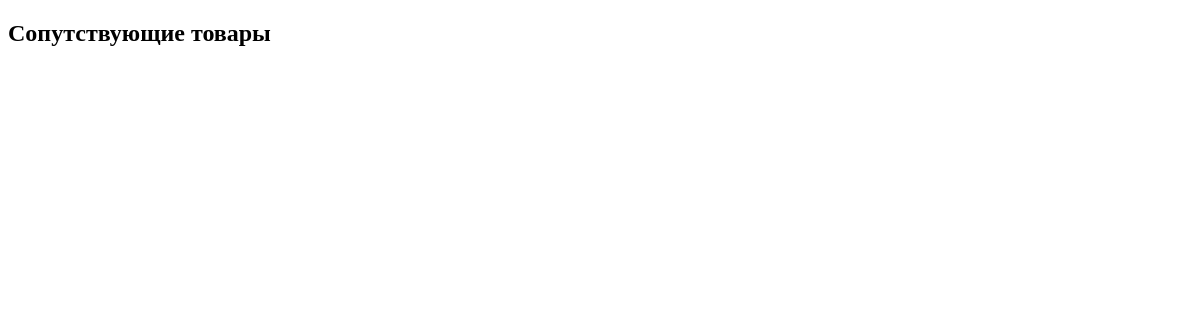
Page /esg.by/catalog/santeh8 on the earlier database version.
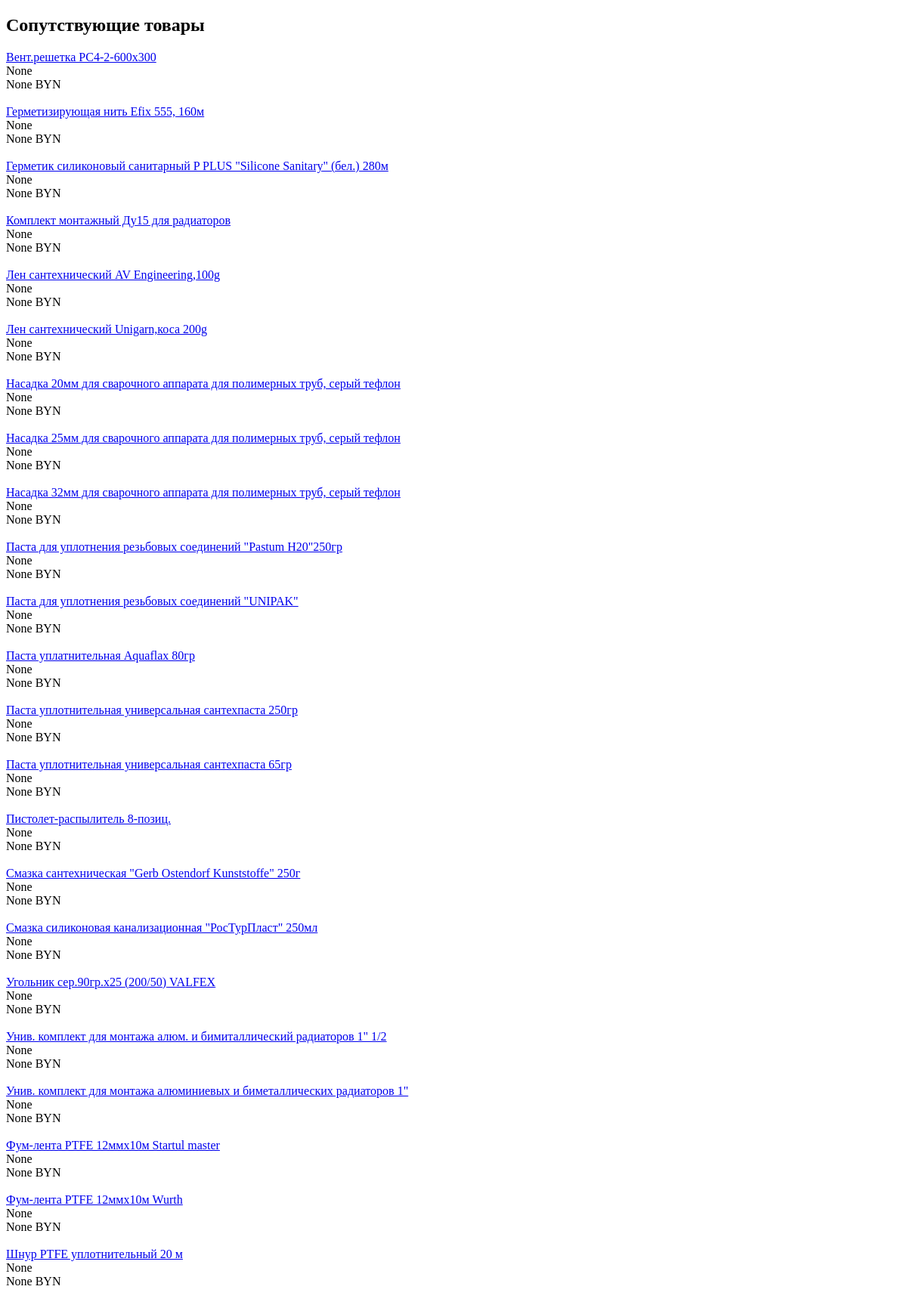
Same page on the later database version.
### esg/models.py (models this page shows)
class SantehProduct(models.Model):
    title = models.CharField(max_length=255, verbose_name='Наименование товара')
    description = models.TextField(max_length=1000, null=True, blank=True, verbose_name='Описание товара')
    price = models.DecimalField(max_digits=8, decimal_places=2, null=True, blank=True)
    photo = models.ImageField(upload_to='santeh/', null=True, blank=True, verbose_name='Фото товара')
    code = models.PositiveIntegerField(null=True, blank=True, verbose_name='Код наименования')
    rubric = models.ForeignKey(Santeh, on_delete = models.CASCADE, verbose_name='Сантехника')
    class Meta:
        verbose_name_plural = 'Товары раздела сантехники'
        verbose_name = 'Товар раздела сантехники'
        ordering= ['title']

### esg/views.py (the view)
# urls.py: path('catalog/santeh<int:rubric_id>', get_rubric_santeh, name='rubric_santeh'),
def get_rubric_santeh(request, rubric_id):
    products = SantehProduct.objects.filter(rubric=rubric_id)
    santeh = Santeh.objects.all()
    current_rubric = Santeh.objects.get(pk=rubric_id)
    context = {
        'products':products,
        'santeh':santeh,
        'current_rubric':current_rubric
    }
    return render(request, 'products_list.html', context)

### esg/models.py (called while the page is built)
    def __str__(self):
        return self.title

### esg/templates/products_list.html (shortened to what this page needs)
<!DOCTYPE html>
<html lang="en">
<head>
</head>
<body>
<div>
<h2>{{ current_rubric }}</h2>
    {% if current_rubric.rubric.rubric_name == "Сантехника" %}
        {% for product in products %}
            <a href="{% url 'product_santeh'  current_rubric.pk product.pk %}">{{ product.title }}</a><br>
            {{ product.description }}<br>
            {{ product.price }} BYN<br><br>
        {% endfor %}
    {% endif %}
  </div>
</body>
</html>

Differences in the rows shown:
added SantehProduct: title "Вент.решетка РС4-2-600х300", description "None", price "None"
added SantehProduct: title "Герметизирующая нить Efix 555, 160м", description "None", price "None"
added SantehProduct: title "Герметик силиконовый санитарный P PLUS \"Silicone Sanitary\" (бел.) 280м", description "None", price "None"
added SantehProduct: title "Комплект монтажный Ду15 для радиаторов", description "None", price "None"
added SantehProduct: title "Лен сантехнический AV Engineering,100g", description "None", price "None"
added SantehProduct: title "Лен сантехнический Unigarn,коса 200g", description "None", price "None"
added SantehProduct: title "Насадка 20мм для сварочного аппарата для полимерных труб, серый тефлон", description "None", price "None"
added SantehProduct: title "Насадка 25мм для сварочного аппарата для полимерных труб, серый тефлон", description "None", price "None"
added SantehProduct: title "Насадка 32мм для сварочного аппарата для полимерных труб, серый тефлон", description "None", price "None"
added SantehProduct: title "Паста для уплотнения резьбовых соединений \"Pastum H20\"250гр", description "None", price "None"
added SantehProduct: title "Паста для уплотнения резьбовых соединений \"UNIPAK\"", description "None", price "None"
added SantehProduct: title "Паста уплатнительная Aquaflax 80гр", description "None", price "None"
added SantehProduct: title "Паста уплотнительная универсальная сантехпаста 250гр", description "None", price "None"
added SantehProduct: title "Паста уплотнительная универсальная сантехпаста 65гр", description "None", price "None"
added SantehProduct: title "Пистолет-распылитель 8-позиц.", description "None", price "None"
added SantehProduct: title "Смазка сантехническая \"Gerb Ostendorf Kunststoffe\" 250г", description "None", price "None"
added SantehProduct: title "Смазка силиконовая канализационная \"РосТурПласт\" 250мл", description "None", price "None"
added SantehProduct: title "Угольник сер.90гр.х25 (200/50) VALFEX", description "None", price "None"
added SantehProduct: title "Унив. комплект для монтажа алюм. и бимиталлический радиаторов 1\" 1/2", description "None", price "None"
added SantehProduct: title "Унив. комплект для монтажа алюминиевых и биметаллических радиаторов 1\"", description "None", price "None"
added SantehProduct: title "Фум-лента PTFE 12ммх10м Startul master", description "None", price "None"
added SantehProduct: title "Фум-лента PTFE 12ммх10м Wurth", description "None", price "None"
added SantehProduct: title "Шнур PTFE уплотнительный 20 м", description "None", price "None"
